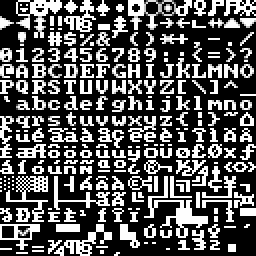
#> input picture font.png, 128 x 128 px (shown 2 times larger)
$ python main.py
#> lines starting #> are read from the running program, lines starting #| are printed output that depends on the picture
### font.py
from PIL import Image

class Font:
    def __init__(self, path):
        # Character data buffer
#> called with path = './font.png'
        self.characters = []

        # Open font source image
        image = Image.open(path)
#> image is the input picture: PIL image 128x128 RGB; min 0, max 254, mean 88.1

        # Get character dimensions
        w, h = image.size
#> w = 128; h = 128
        cwidth, cheight = (w // 16, h // 16)
#> cwidth = 8; cheight = 8
        self.cdim = (cwidth, cheight)
#> self.cdim = (8, 8)

        # Get monochrome conversion
        mono_im = image.convert('1')
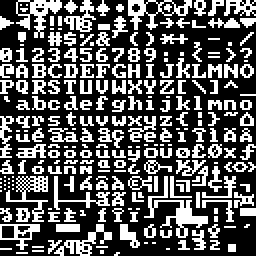
#> mono_im: PIL image 128x128 1 (shown 2 times larger); 35.4% white in thin lines or dots

        # Load pixel data into character buffer
        i = 0
        for y in range(0, 16):
            for x in range(0, 16):
                self.characters.append([])
                for cy in range(0, cheight):
                    row = []
                    for cx in range(0, cwidth):
                        px = x * cwidth + cx
                        py = y * cheight + cy
                        row.append(mono_im.getpixel((px, py)) == 255)
                    self.characters[i].append(row)
                i += 1
#> after the loop, i = 256; self.characters = 256 items

        # Close source image stream
        image.close()

    def get_character(self, char):
        return self.characters[ord(char)]

    def get_character_dimensions(self):
        return self.cdim

### display.py
import math
from display_driver import DisplayDriver

class Display():

    def __init__(self):
        self.driver = DisplayDriver()

        # Turn on display
        self.driver.display_control(True, False, False)

        # Enable graphics mode
        self.driver.set_graphic_display(True)

        # Clear graphics ram
        self.driver.clear_gdram()

        # Create display buffer
        self.display_buffer = []
        for y in range(0,32):
            row = []
            for x in range(0, 16):
                row.append([0x00, 0x00])
            self.display_buffer.append(row)

    def _update_driver_bytes(self, x, y):
        self.driver.set_gdram_bytes(x, y,
            self.display_buffer[y][x])

    # [76 lines left out: functions draw_rect, fill_rect, set_pixel, draw_character, draw_string, not called in this run]

### pidotlcd/display_driver.py
import spidev

class DisplayDriver:
    def __init__(self, spi_max_speed_hz = 1600000):
#> (the run stopped early here; a loop or call above may not have finished)
